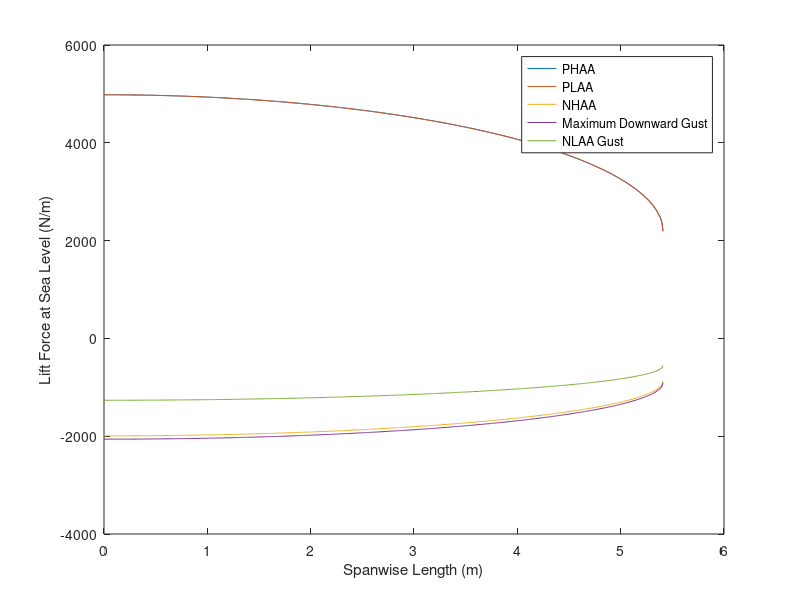
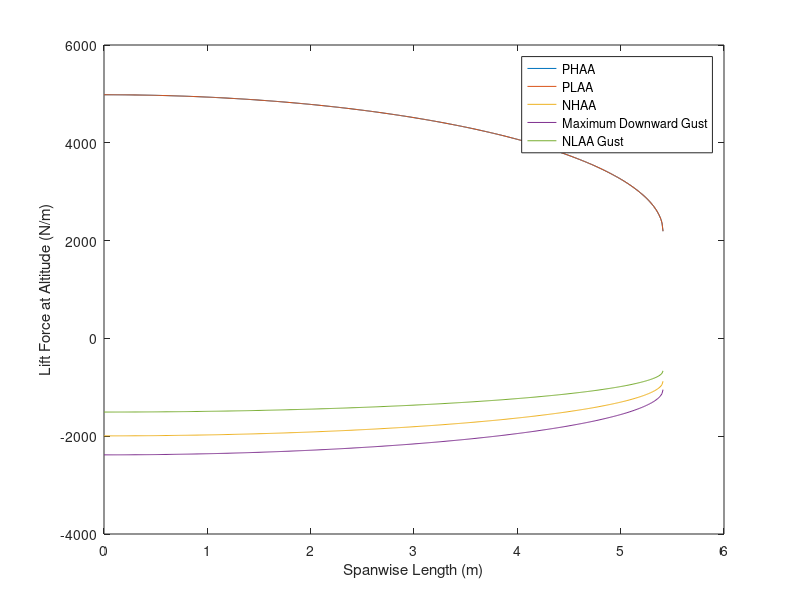
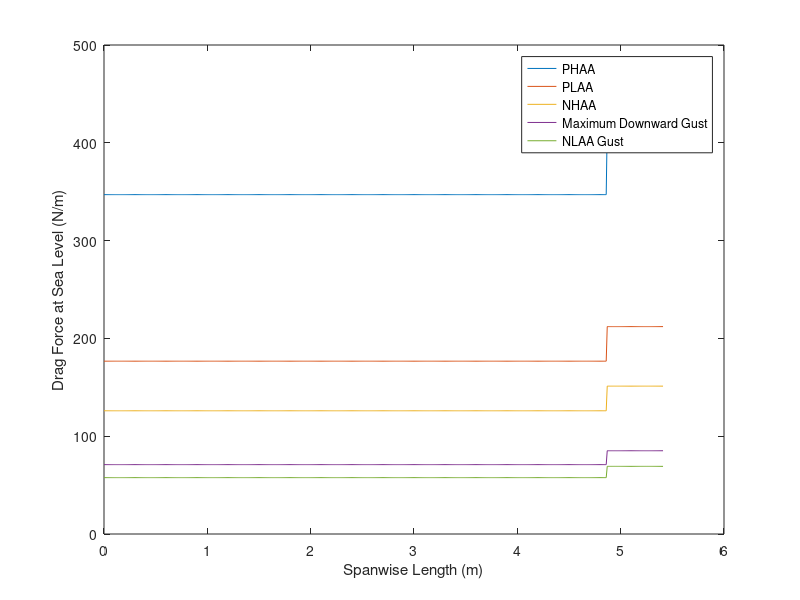
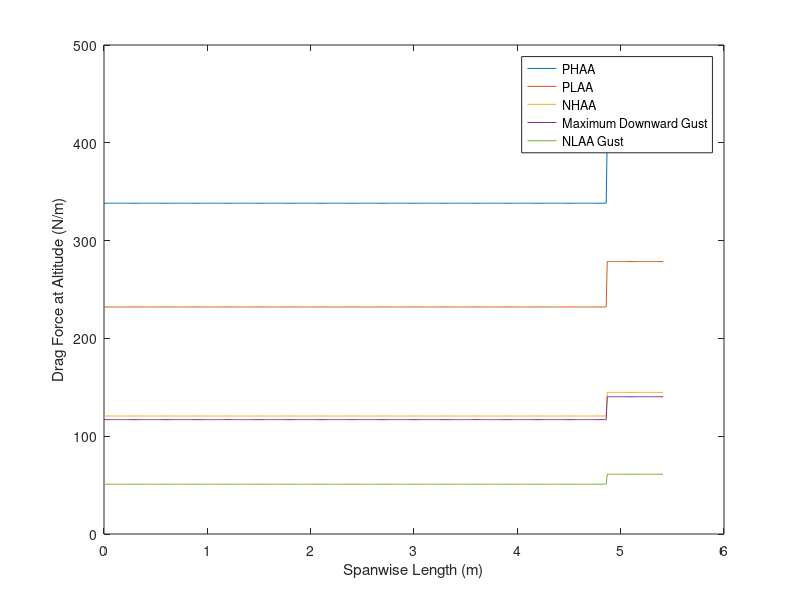

These charts were generated, in order, by the following MATLAB code:
function [L_distribution, D_distribution] = LD_plots()



%airfoil shape
% airfoil_x = xlsread('NACA 2415.xlsx','A1:A99');
% airfoil_y = xlsread('NACA 2415.xlsx','B1:B99');

%constants
g = 9.8; %m/s^2                 gravity
rho_sea = 1.225; %kg/m^3        density of air at sea level
rho_alt = 0.78205; %kg/m^3      density of air at 14,600 ft
e = 0.79; %                     oswald efficiency

%wing geometry
b = 10.82; %m                   span
c = 1.5; %m                     chord
S = b*c; %m^2                   surface area
m = 1100; %kg                   aircraft maximum gross mass
W = 1100*9.8; %N                  aircraft maximum gross weight
AR = b^2/S; %                   aspect ratio

%aerodynamic data
CD0_sea = 0.00562;
CD0_alt = 0.0058;

C_la_sea = 6.537; %1/rad
C_l0_sea = 0.2411;
C_la_alt = 6.526; %1/rad
C_l0_alt = 0.2411;

C_La_sea = C_la_sea/(1+C_la_sea/(AR*pi*e)); %1/rad
C_L0_sea = (C_La_sea/C_la_sea)*C_l0_sea;
C_La_alt = C_la_alt/(1+C_la_alt/(AR*pi*e)); %1/rad
C_L0_alt = (C_La_alt/C_la_alt)*C_l0_alt;

CD0_sea = 0.00586;
CD0_alt = 0.00608;

%critical flight condition loading
%[PHAA PLAA NHAA Downward_Gust NLAA]
n_sea = [4.4 4.4 -1.76 -1.82 -1.117];
v_sea = [59.7 95.8 39.9 63.9 95.83];
n_alt = [4.4 4.4 -1.76 -2.103 -1.33];
v_alt = [75.9 95.8 51.3 63.9 95.83];

%define wing semispan
z = 0:0.01:b/2;

% Preallocate L and D matrices
L_distribution.sea = zeros(length(z),5);
L_distribution.alt = zeros(length(z),5);
D_distribution.sea = zeros(length(z),5);
D_distribution.alt = zeros(length(z),5);

for i = 1:5
    %altitude sea level
    L_sea(i) = n_sea(i)*W;
    CL_sea(i) = L_sea(i)/(0.5*rho_sea*v_sea(i)^2*S);
    alpha_sea(i) = ((CL_sea(i)-C_L0_sea)/C_La_sea)*180/pi; %degrees
    
    %lift distribution
    L_distribution.sea(1:length(z),i) = (L_sea(i)/b + 4*L_sea(i)/(pi*b)*sqrt(1-(2*z/b).^2))/2;
    
    %altitude 14600 ft
    L_alt(i) = n_alt(i)*W;
    CL_alt(i) = L_alt(i)/(0.5*rho_alt*v_alt(i)^2*S);
    alpha_alt(i) = ((CL_alt(i)-C_L0_alt)/C_La_alt)*180/pi; %degrees
    
    %lift distribution
    L_distribution.alt(1:length(z),i) = (L_alt(i)/b + 4*L_alt(i)/(pi*b)*sqrt(1-(2*z/b).^2))/2;
end

% CL_seat(4) = -1.76*W/(0.5*rho_sea*v_sea(i)^2*S);
% CL_seat(5) = -1*W/(0.5*rho_sea*v_sea(i)^2*S);
% alpha_sea(4) = ((CL_seat(4)-C_L0_sea)/C_La_sea)*180/pi - atand(15.24/63.9); %degrees
% alpha_sea(5) = ((CL_seat(5)-C_L0_sea)/C_La_sea)*180/pi - atand(15.24/63.9); %degrees
% alpha_sea(4) = alpha_sea(4) - atand(15.24/63.9);
% alpha_sea(5) = alpha_sea(5) - atand(7.62/95.8);
% 
% CL_altt(4) = -1.76*W/(0.5*rho_alt*v_alt(i)^2*S);
% CL_altt(5) = -1*W/(0.5*rho_alt*v_alt(i)^2*S);
% alpha_alt(4) = ((CL_altt(4)-C_L0_alt)/C_La_alt)*180/pi - atand(15.24/63.9); %degrees
% alpha_alt(5) = ((CL_altt(5)-C_L0_alt)/C_La_alt)*180/pi - atand(15.24/63.9); %degrees
% alpha_alt(4) = alpha_alt(4) - atand(15.24/63.9);
% alpha_alt(5) = alpha_alt(5) - atand(7.62/95.8);

%% Plots figure 1 to 8
figure; 
plot(z,L_distribution.sea);
legend('PHAA','PLAA','NHAA','Maximum Downward Gust','NLAA Gust','Location','Best');
xlabel('Spanwise Length (m)');
ylabel('Lift Force at Sea Level (N/m)');

figure; 
plot(z,L_distribution.alt);
legend('PHAA','PLAA','NHAA','Maximum Downward Gust','NLAA Gust','Location','Best');
xlabel('Spanwise Length (m)');
ylabel('Lift Force at Altitude (N/m)'); 

%generate drag distributions
for i = 1:5
    %altitude sea level
    for j = 1:length(z)
        if z(j) < 0.9*b/2
            D_distribution.sea(j,i) = (0.5*rho_sea*v_sea(i)^2*S*(CD0_sea+CL_sea(i)^2/(pi*AR*e)))/b;
        else
            D_distribution.sea(j,i) = (1.2*0.5*rho_sea*v_sea(i)^2*S*(CD0_sea+CL_sea(i)^2/(pi*AR*e)))/b;
        end
    end

    %altitude 14600 ft
    for j = 1:length(z)
        if z(j) < 0.9*b/2
            D_distribution.alt(j,i) = (0.5*rho_alt*v_alt(i)^2*S*(CD0_alt+CL_alt(i)^2/(pi*AR*e)))/b;
        else
            D_distribution.alt(j,i) = (1.2*0.5*rho_alt*v_alt(i)^2*S*(CD0_alt+CL_alt(i)^2/(pi*AR*e)))/b;
        end
    end
end

%sea level
figure; 
plot(z,D_distribution.sea);
legend('PHAA','PLAA','NHAA','Maximum Downward Gust','NLAA Gust','Location','Best');
xlabel('Spanwise Length (m)');
ylabel('Drag Force at Sea Level (N/m)'); 

%service ceiling
figure; 
plot(z,D_distribution.alt);
legend('PHAA','PLAA','NHAA','Maximum Downward Gust','NLAA Gust','Location','Best');
xlabel('Spanwise Length (m)');
ylabel('Drag Force at Altitude (N/m)'); 

disp('LD_plots complete');

